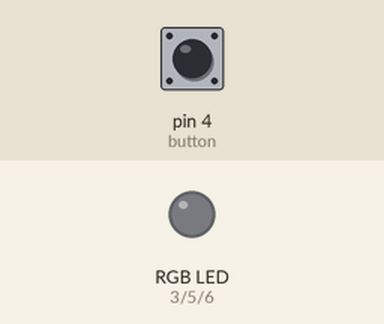
Simulated run of this sketch. Board: Arduino Uno, built with avr-gcc and run on an emulated ATmega328P. Shown: an RGB LED mixed from three pins (HIGH = lit). The test bench sets the inputs (shaded band); at power-on: pin 4 (button) HIGH. Dim RGB values are drawn brighter than linear.

Above: at 1.2 s.
1.3 s: pin 4 (button) pulled LOW for 0.15 s
At 2.06 s:
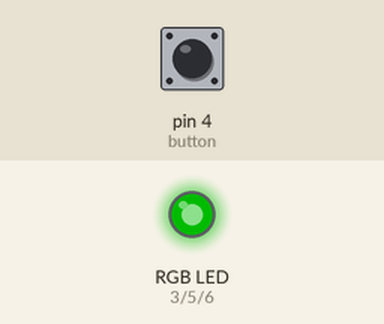
At 2.66 s:
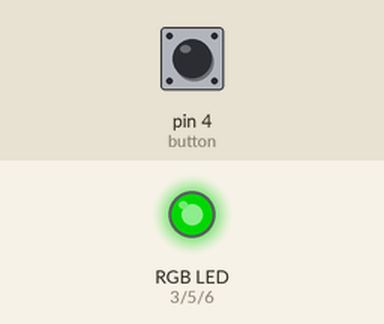
Timing chart, 0 to 21.1 s (numbered marks = the images above; inputs shaded):
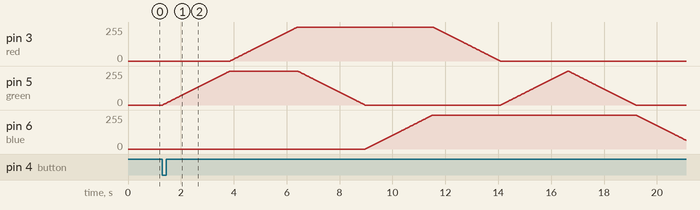

The sketch:

sketch.ino
```cpp
#define red 3
#define green 5
#define blue 6
#define button 4

/*--------------------------------------------------------------------*/

int time=10;
int i = 0;
void setup(){
	pinMode(red,OUTPUT);
	pinMode(green,OUTPUT);
	pinMode(blue,OUTPUT);
	pinMode(button,INPUT_PULLUP);
	Serial.begin(9600);
	Serial.setTimeout(50);
}
void loop(){
	if (digitalRead(button)==0){
	//	delay(100);
		do
		{
			for (int i = 0; i < 255; i++) {
				analogWrite(green,i);
				delay(time);
			}
			for (int i = 0; i < 255; i++) {
				analogWrite(red,i);
				delay(time);
			}
			for (int i = 255; i > -1; i--) {
				analogWrite(green,i);
				delay(time);
			}
			for (int i = 0; i < 255; i++) {
				analogWrite(blue,i);
				delay(time);
			}
			for (int i = 255; i > -1; i--) {
				analogWrite(red,i);
				delay(time);
			}
			for (int i = 0; i < 255; i++) {
				analogWrite(green,i);
				delay(time);
			}
			for (int i = 255; i > -1; i--) {
				analogWrite(green,i);
				delay(time);
			}
			for (int i = 255; i > -1; i--) {
				analogWrite(blue,i);
				delay(time);
			}
		}while (digitalRead(button)!=0);
		if (digitalRead(button==0)){
			delay(1000);
			analogWrite(red,0);analogWrite(green,0);analogWrite(blue,0);
		}
	}
	/*-----------------------------------------------------------------------------------------------*/
	if (Serial.available() > 1){
		char key=Serial.read();
		int val = Serial.parseInt();
		switch(key){
			case 'r' : analogWrite(red,val); break;
			case 'g' : analogWrite(green,val); break;
			case 'b' : analogWrite(blue,val); break;
			case 'a' : analogWrite(red,val);analogWrite(green,val);analogWrite(blue,val); break;
			case 's' : time=val; break;
			default : analogWrite(red,255);analogWrite(green,255);analogWrite(blue,255); break;
		}
	}
}
```
